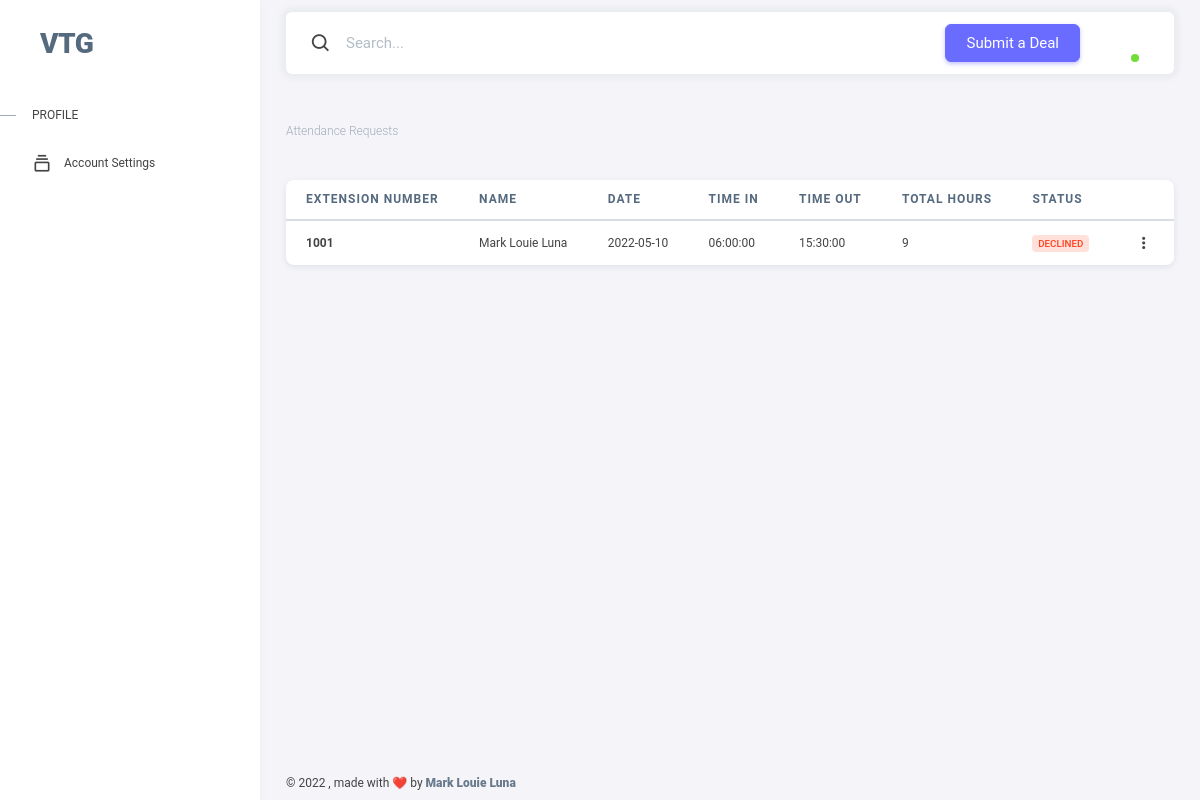
The page /hr/html/attendance_requests.php on the database as committed earlier.
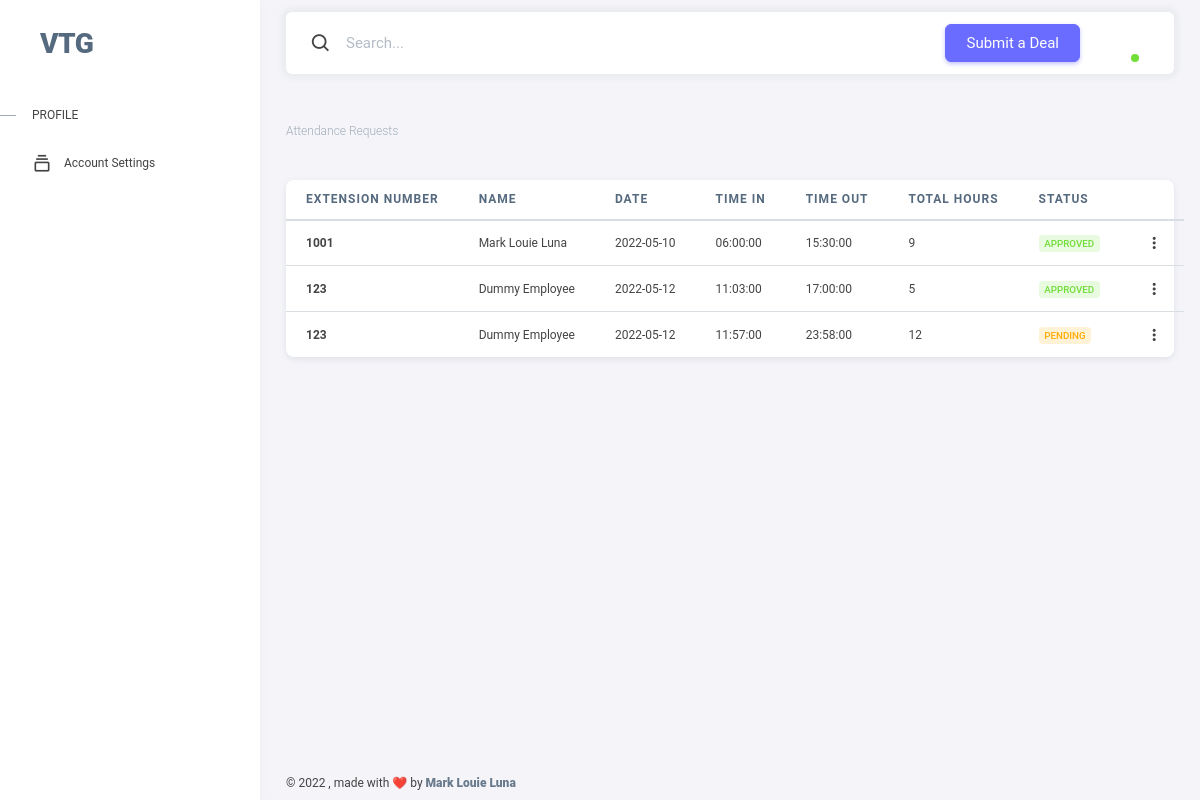
The same page on the database as committed later.
### tables this page shows
CREATE TABLE `attendance_requests` (
  `id` int(200) NOT NULL,
  `employee_id` varchar(200) NOT NULL,
  `date` date NOT NULL,
  `time_in` time NOT NULL,
  `time_out` time NOT NULL,
  `reason` varchar(200) NOT NULL,
  `status` int(200) NOT NULL
);

CREATE TABLE `employees` (
  `id` int(11) NOT NULL,
  `employee_id` varchar(200) NOT NULL,
  `type_id` varchar(200) NOT NULL,
  `salary_id` varchar(200) NOT NULL,
  `firstname` varchar(200) NOT NULL,
  `middlename` varchar(200) NOT NULL,
  `lastname` varchar(200) NOT NULL,
  `email` varchar(200) NOT NULL,
  `contact_number` varchar(200) NOT NULL,
  `extension_number` varchar(200) NOT NULL,
  `date_added` date NOT NULL,
  `password` varchar(200) NOT NULL,
  `avatar` varchar(200) NOT NULL,
  `team_leader` tinyint(1) NOT NULL,
  `account_id` varchar(200) NOT NULL,
  `sss` varchar(200) NOT NULL,
  `philhealth` varchar(200) NOT NULL,
  `tin` varchar(200) NOT NULL,
  `pag_ibig` varchar(200) NOT NULL,
  `employee_type` int(200) NOT NULL,
  `salary` int(200) NOT NULL
);

### hr/html/attendance_requests.php (the view, shortened to what this page needs)
<?php include 'db.php';
$attendanceQuery = mysqli_query($db, "SELECT employees.extension_number, attendance_requests.id, attendance_requests.date, attendance_requests.time_in, attendance_requests.time_out, attendance_requests.reason,  attendance_requests.reason, attendance_requests.status, employees.firstname, employees.lastname, employees.employee_id FROM attendance_requests INNER JOIN employees ON attendance_requests.employee_id = employees.employee_id ");
?>
<!DOCTYPE html>
<html lang="en" class="light-style layout-menu-fixed" dir="ltr" data-theme="theme-default" data-assets-path="../assets/" data-template="vertical-menu-template-free">
<head>
    <?php include 'title-tags.php'; ?>
</head>
<body>
    <div class="layout-wrapper layout-content-navbar">
        <div class="layout-container">
            <?php include 'navbar.php'; ?>
            <div class="layout-page">
                <?php include 'top-nav.php'; ?>
                <div class="content-wrapper">
                    <div class="container-xxl flex-grow-1 container-p-y">
                        <h4 class="fw-bold py-3 mb-4"><span class="text-muted fw-light">Attendance Requests</span> </h4>
                        <div class="card">
                            <div class="table-responsive text-nowrap" style="overflow: inherit !important;">
                                <table class="table table-hover">
                                    <thead>
                                        <tr>
                                            <th>Extension Number</th>
                                            <th>Name</th>
                                            <th>Date</th>
                                            <th>Time In</th>
                                            <th>Time Out</th>
                                            <th>Total Hours</th>
                                            <th>Status</th>
                                        </tr>
                                    </thead>
                                    <tbody class="table-border-bottom-0">
                                        <?php while ($row = mysqli_fetch_array($attendanceQuery)) {
                                            $total      = strtotime($row['time_out']) - strtotime($row['time_in']);
                                            $hours      = floor($total / 60 / 60);
                                            if ($row['status'] == 1) {
                                                $status = '<span class="badge bg-label-success me-1">Approved</span>';
                                            } elseif ($row['status'] == 2) {
                                                $status = '<span class="badge bg-label-danger me-1">Declined</span>';
                                            } else {
                                                $status = '<span class="badge bg-label-warning me-1">Pending</span>';
                                            }
                                        ?>
                                            <tr>
                                                <td><strong><?php echo $row['extension_number']; ?></strong></td>
                                                <td><?php echo $row['firstname']; ?> <?php echo $row['lastname']; ?></td>
                                                <td><?php echo $row['date']; ?></td>
                                                <td><?php echo $row['time_in']; ?></td>
                                                <td><?php echo $row['time_out']; ?></td>
                                                <td><?php echo $hours; ?></td>
                                                <td><?php echo $status; ?></td>
                                                <td>
                                                    <div class="dropdown">
                                                        <button type="button" class="btn p-0 dropdown-toggle hide-arrow" data-bs-toggle="dropdown">
                                                            <i class="bx bx-dots-vertical-rounded"></i>
                                                        </button>
                                                    </div>
                                                </td>
                                            </tr>
                                        <?php } ?>
                                    </tbody>
                                </table>
                            </div>
                        </div>
                    </div>
                    <?php include 'footer.php'; ?>
                </div>
            </div>
        </div>
    </div>
</body>
</html>

Rows that differ between the two databases and show on the page:
changed attendance_requests "Mark Louie": status "DECLINED" → "APPROVED"
added attendance_requests: employees.extension_number "123", employees.firstname "Dummy", employees.lastname "Employee", date "2022-05-12", time_in "11:03:00", time_out "17:00:00", hours "5", status "APPROVED"
added attendance_requests: employees.extension_number "123", employees.firstname "Dummy", employees.lastname "Employee", date "2022-05-12", time_in "11:57:00", time_out "23:58:00", hours "12", status "PENDING"
